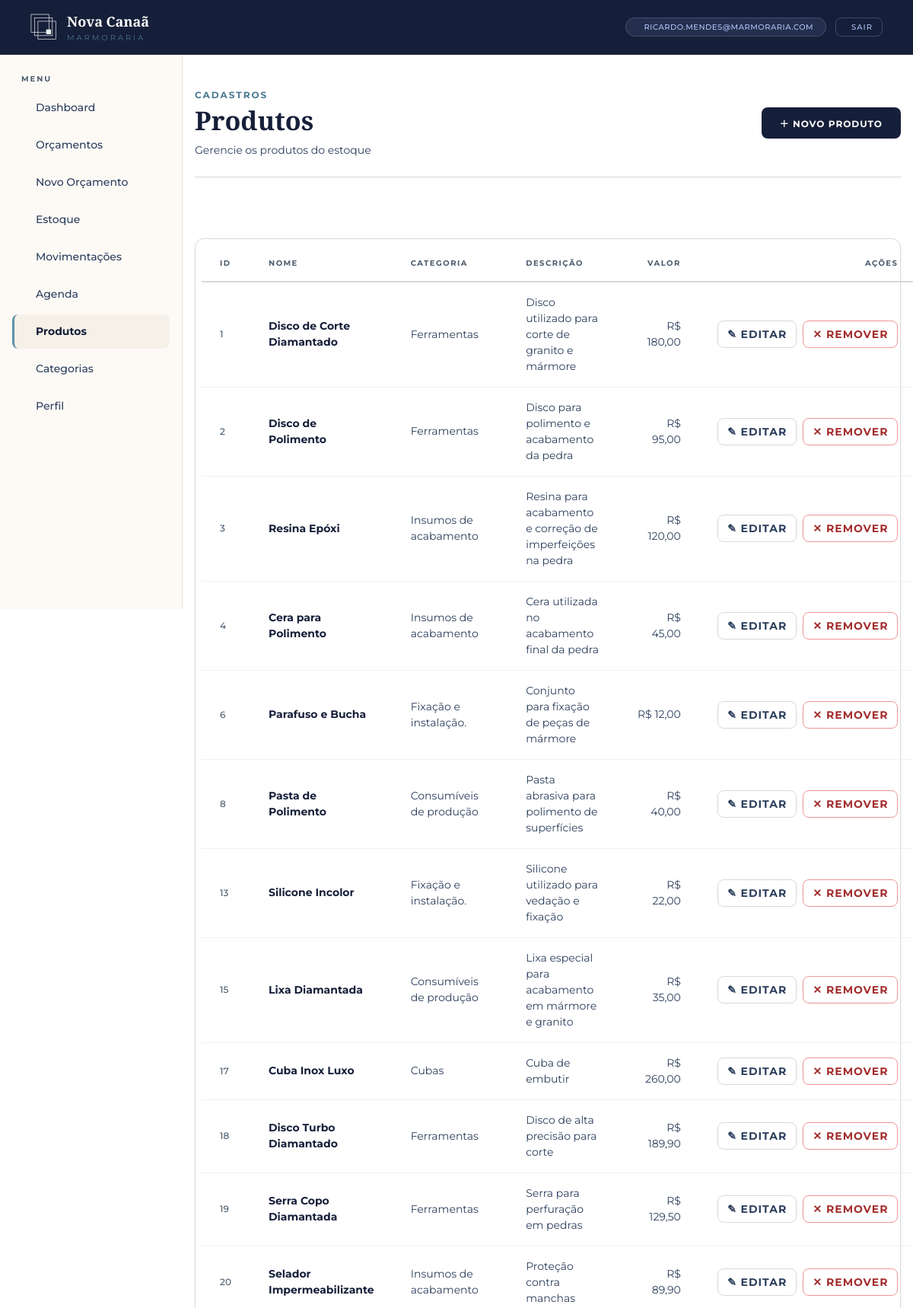
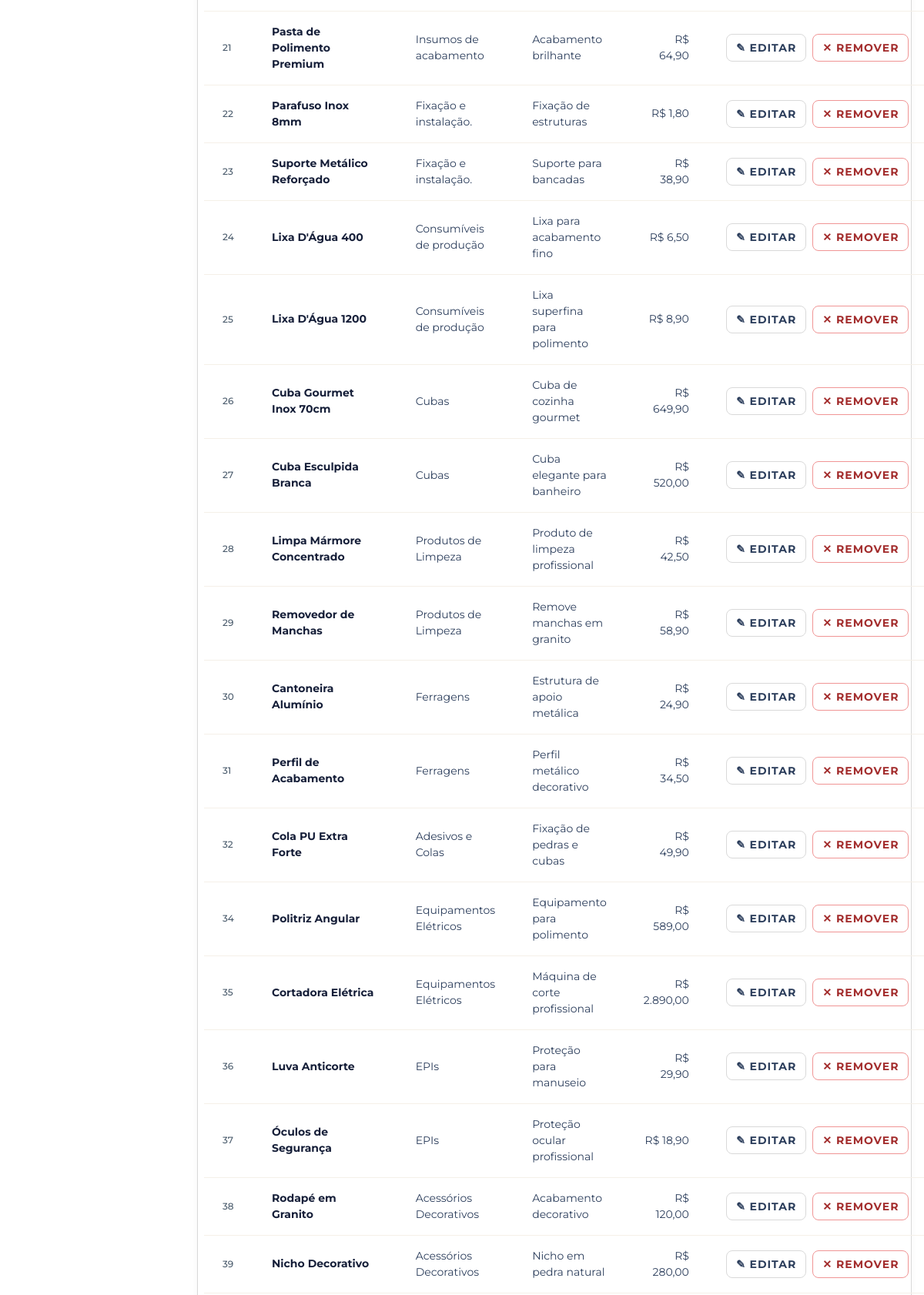
Page /front/view/Produtos.php (signed in, upper part) on the committed database (2 pictures, top to bottom).
### tables this page shows
CREATE TABLE `usuario` (
  `id_usuario` int(11) NOT NULL,
  `email_usuario` varchar(100) DEFAULT NULL,
  `cd_senha` varchar(255) NOT NULL,
  `tp_usuario` enum('Administrador','Vendedor') NOT NULL
);

CREATE TABLE `produto` (
  `id_produto` int(11) NOT NULL,
  `id_categoria` int(11) NOT NULL,
  `nm_produto` varchar(255) NOT NULL,
  `ds_produto` text NOT NULL,
  `vl_produto` decimal(10,2) NOT NULL
);

CREATE TABLE `categoria_produto` (
  `id_categoria` int(11) NOT NULL,
  `nm_categoria` varchar(50) NOT NULL,
  `ds_categoria` text NOT NULL
);

### front/view/includes/usuario.php (called while the page is built, shortened)
<?php
require_once __DIR__ . '/../../../back/config/database.php';
require_once __DIR__ . '/../../../back/models/Usuario.php';
$logado = $_SESSION['usuario'];
$idUsuario = $logado['id_usuario'];
$modelU = new Usuario($pdo);
$usuario = $modelU->getPerfil($idUsuario);

### back/models/Model.php (called while the page is built, shortened)
<?php
abstract class Model implements ICrud
{
    public function __construct(PDO $PDO, $table)
    {
        $this->_PDO = $PDO;
    }
}
?>

### back/models/Usuario.php (called while the page is built, shortened)
<?php
class Usuario extends Pessoa implements IAutenticavel
{
    public function getPerfil($idUsuario): string
    {
    $sql = "SELECT u.email_usuario, u.tp_usuario FROM usuario u WHERE u.id_usuario = :id";
        $stmt = $this->_PDO->prepare($sql);
        $stmt->bindValue(':id', $idUsuario);
        $stmt->execute();
        $dados = $stmt->fetch(PDO::FETCH_ASSOC);
        if ($dados) {
            $this->email = $dados['email_usuario'];
            $this->tp_usuario = $dados['tp_usuario'];
            return "
                <tr>
                    <th>Email:</th>
                    <td>{$this->email}</td>
                </tr>
                <tr>
                    <th>Tipo de Usuario:</th>
                    <td>{$this->tp_usuario}</td>
                </tr>
            ";
        }
        return "<tr><td colspan='2'>Usuário não encontrado</td></tr>";
    }
}

### front/view/includes/Produtos.php (called while the page is built, shortened)
<?php
require_once __DIR__ . '/../../../back/config/database.php';
require_once __DIR__ . '/../../../back/controller/ProdutoController.php';
$controller  = new ProdutoController($pdo);
$produtos   = $controller->listarComCategoria($pdo);

### back/controller/ProdutoController.php (called while the page is built, shortened)
<?php
class ProdutoController
{
    public function listarComCategoria(PDO $pdo): array
    {
        $sql = "SELECT p.id_produto, p.nm_produto, p.ds_produto, p.vl_produto,
                       p.id_categoria, c.nm_categoria
                FROM produto p
                LEFT JOIN categoria_produto c ON p.id_categoria = c.id_categoria
                ORDER BY p.id_produto ASC";
        $stmt = $pdo->prepare($sql);
        $stmt->execute();
        return $stmt->fetchAll(PDO::FETCH_ASSOC);
    }
}

### front/view/Produtos.php (the view, shortened to what this page needs)
<?php
$paginaAtiva = 'produtos';
$cssExtra = '../assets/css/dashboard.css';
include './includes/usuario.php';
include './includes/Produtos.php';
include './includes/layout.php';
?>
<div class="page-header">
    <div>
        <div class="page-eyebrow">Cadastros</div>
        <h1 class="page-title">Produtos</h1>
        <p class="page-desc">Gerencie os produtos do estoque</p>
    </div>
    <button class="btn btn-primary" onclick="abrirModalCriar()">＋ Novo produto</button>
</div>
<div class="card">
    <?php if (empty($produtos)): ?>
        <div class="empty">
            <i class="ti ti-package"></i>
            Nenhum produto cadastrado ainda.
        </div>
    <?php else: ?>
        <table class="table">
            <thead>
                <tr>
                    <th style="width:60px;">ID</th>
                    <th>Nome</th>
                    <th>Categoria</th>
                    <th>Descrição</th>
                    <th style="width:120px;text-align:right;">Valor</th>
                    <th style="width:200px;text-align:right;">Ações</th>
                </tr>
            </thead>
            <tbody>
                <?php foreach ($produtos as $prod): ?>
                    <tr>
                        <td class="col-id"><?= htmlspecialchars($prod['id_produto']) ?></td>
                        <td><strong><?= htmlspecialchars($prod['nm_produto']) ?></strong></td>
                        <td><?= htmlspecialchars($prod['nm_categoria'] ?? 'Sem categoria') ?></td>
                        <td><?= htmlspecialchars($prod['ds_produto']) ?></td>
                        <td style="text-align:right;">R$ <?= number_format((float) $prod['vl_produto'], 2, ',', '.') ?></td>
                        <td>
                            <div class="actions">
                                <button class="btn btn-ghost btn-icon" onclick="abrirModalEditar(
                                            <?= $prod['id_produto'] ?>,
                                            <?= $prod['id_categoria'] ?>,
                                            '<?= htmlspecialchars($prod['nm_produto'], ENT_QUOTES) ?>',
                                            '<?= htmlspecialchars($prod['ds_produto'], ENT_QUOTES) ?>',
                                            '<?= number_format((float) $prod['vl_produto'], 2, '.', '') ?>'
                                        )">
                                    ✎ Editar
                                </button>
                                <form method="POST" style="display:inline;" onsubmit="return confirm('Remover este produto?');">
                                    <button type="submit" class="btn btn-danger btn-icon">✕ Remover</button>
                                </form>
                            </div>
                        </td>
                    </tr>
                <?php endforeach; ?>
            </tbody>
        </table>
    <?php endif; ?>
</div>
</main>
</div>
</body>
</html>

### front/view/includes/layout.php (shortened to what this page needs)
<!DOCTYPE html>
<html lang="pt-br">
<head>
        <link rel="stylesheet" href="../assets/css/base.css">
        <link rel="stylesheet" href="../assets/css/rubia.css">
        <?php if (!empty($cssExtra)): ?>
                <link rel="stylesheet" href="<?= $cssExtra ?>">
        <?php endif; ?>
        <link rel="stylesheet" href="https://cdn.jsdelivr.net/npm/@tabler/icons-webfont@latest/tabler-icons.min.css">
</head>
<body>
        <div class="app">
                <header class="header">
                        <a href="Dashboard.php" class="logo">
                                <div class="title-header">
                                        Nova Canaã
                                        <small>Marmoraria</small>
                                </div>
                        </a>
                        <div class="header-user-group">
                                <a href="Perfil.php" class="user">
                                        <?= $logado['email_usuario'] ?>
                                </a>
                                <a href="?acao=logout" class="btn-logout">
                                        Sair
                                </a>
                        </div>
                </header>
                <aside class="sidebar">
                        <div class="nav-label">Menu</div>
                        <a href="Dashboard.php" class="nav-item <?= $paginaAtiva === 'dashboard' ? 'active' : '' ?>"> Dashboard</a>
                        <a href="Orcamentos.php"
                                class="nav-item <?= $paginaAtiva === 'orcamentos' ? 'active' : '' ?>"> Orçamentos</a>
                        <a href="NovoOrcamento.php"
                                class="nav-item <?= $paginaAtiva === 'novoorcamento' ? 'active' : '' ?>"> Novo Orçamento</a>
                        <a href="Estoque.php" class="nav-item <?= $paginaAtiva === 'estoque' ? 'active' : '' ?>"> Estoque</a>
                        <a href="MovimentacoesEstoque.php"
                                class="nav-item <?= $paginaAtiva === 'movimentacoesestoque' ? 'active' : '' ?>"> Movimentações</a>
                        <a href="Agenda.php" class="nav-item <?= $paginaAtiva === 'agenda' ? 'active' : '' ?>"> Agenda</a>
                        <a href="Produtos.php" class="nav-item <?= $paginaAtiva === 'produtos' ? 'active' : '' ?>"> Produtos</a>
                        <a href="Categorias.php"
                                class="nav-item <?= $paginaAtiva === 'categorias' ? 'active' : '' ?>"> Categorias</a>
                        <a href="Perfil.php" class="nav-item <?= $paginaAtiva === 'perfil' ? 'active' : '' ?>"> Perfil</a>
                </aside>
                <main>

### front/assets/css/rubia.css (style rules this page uses)
.header-user-group { display: flex; align-items: center; gap: var(--space-md); }
.btn-logout { display: inline-flex; align-items: center; gap: var(--space-sm); padding: var(--space-xs) var(--space-md); background: transparent; color: var(--nevoa); border: 1px solid rgba(175, 193, 248, 0.25); border-radius: var(--radius-md); font-family: var(--sans); font-size: var(--text-xs); font-weight: var(--font-medium); letter-spacing: 1px; text-transform: uppercase; text-decoration: none; cursor: pointer; transition: background 0.2s, border-color 0.2s, color 0.2s; }
.header .user { cursor: pointer; text-decoration: none; }

### front/assets/css/dashboard.css (style rules this page uses)
:root { --cp: var(--color-primary); --cts: var(--pedra-claro); --ctl: var(--color-text-light); --bg: var(--color-bg); --bgs: var(--color-bg-soft); --bdr: var(--color-border); --ca: var(--color-accent); --fp: var(--font-primary); --sm: var(--space-sm); --md: var(--space-md); --lg: var(--space-lg); --xl: var(--space-xl); --rmd: var(--radius-md); --rlg: var(--radius-lg); --rpill: var(--radius-pill); --xs: var(--space-xs); }
body { background-color: var(--color-bg-soft) !important; }
main { width: min(1120px, calc(100% - 32px)); margin: 0 auto; padding: 44px 0 64px; display: flex; flex-direction: column; gap: var(--space-2xl); }

### rows in the picture
usuario: email_usuario "RICARDO.MENDES@MARMORARIA.COM"
produto: id_produto "1", nm_produto "Disco de Corte Diamantado", id_categoria.nm_categoria "Ferramentas", ds_produto "Disco utilizado para corte de granito e mármore", vl_produto "180,00"
produto: id_produto "2", nm_produto "Disco de Polimento", id_categoria.nm_categoria "Ferramentas", ds_produto "Disco para polimento e acabamento da pedra", vl_produto "95,00"
produto: id_produto "3", nm_produto "Resina Epóxi", id_categoria.nm_categoria "Insumos de acabamento", ds_produto "Resina para acabamento e correção de imperfeições na pedra", vl_produto "120,00"
produto: id_produto "4", nm_produto "Cera para Polimento", id_categoria.nm_categoria "Insumos de acabamento", ds_produto "Cera utilizada no acabamento final da pedra", vl_produto "45,00"
produto: id_produto "6", nm_produto "Parafuso e Bucha", id_categoria.nm_categoria "Fixação e instalação.", ds_produto "Conjunto para fixação de peças de mármore", vl_produto "12,00"
produto: id_produto "8", nm_produto "Pasta de Polimento", id_categoria.nm_categoria "Consumíveis de produção", ds_produto "Pasta abrasiva para polimento de superfícies", vl_produto "40,00"
produto: id_produto "13", nm_produto "Silicone Incolor", id_categoria.nm_categoria "Fixação e instalação.", ds_produto "Silicone utilizado para vedação e fixação", vl_produto "22,00"
produto: id_produto "15", nm_produto "Lixa Diamantada", id_categoria.nm_categoria "Consumíveis de produção", ds_produto "Lixa especial para acabamento em mármore e granito", vl_produto "35,00"
produto: id_produto "17", nm_produto "Cuba Inox Luxo", id_categoria.nm_categoria "Cubas", ds_produto "Cuba de embutir", vl_produto "260,00"
produto: id_produto "18", nm_produto "Disco Turbo Diamantado", id_categoria.nm_categoria "Ferramentas", ds_produto "Disco de alta precisão para corte", vl_produto "189,90"
produto: id_produto "19", nm_produto "Serra Copo Diamantada", id_categoria.nm_categoria "Ferramentas", ds_produto "Serra para perfuração em pedras", vl_produto "129,50"
produto: id_produto "20", nm_produto "Selador Impermeabilizante", id_categoria.nm_categoria "Insumos de acabamento", ds_produto "Proteção contra manchas", vl_produto "89,90"
produto: id_produto "21", nm_produto "Pasta de Polimento Premium", id_categoria.nm_categoria "Insumos de acabamento", ds_produto "Acabamento brilhante", vl_produto "64,90"
produto: id_produto "22", nm_produto "Parafuso Inox 8mm", id_categoria.nm_categoria "Fixação e instalação.", ds_produto "Fixação de estruturas", vl_produto "1,80"
produto: id_produto "23", nm_produto "Suporte Metálico Reforçado", id_categoria.nm_categoria "Fixação e instalação.", ds_produto "Suporte para bancadas", vl_produto "38,90"
produto: id_produto "24", nm_produto "Lixa D'Água 400", id_categoria.nm_categoria "Consumíveis de produção", ds_produto "Lixa para acabamento fino", vl_produto "6,50"
produto: id_produto "25", nm_produto "Lixa D'Água 1200", id_categoria.nm_categoria "Consumíveis de produção", ds_produto "Lixa superfina para polimento", vl_produto "8,90"
produto: id_produto "26", nm_produto "Cuba Gourmet Inox 70cm", id_categoria.nm_categoria "Cubas", ds_produto "Cuba de cozinha gourmet", vl_produto "649,90"
produto: id_produto "27", nm_produto "Cuba Esculpida Branca", id_categoria.nm_categoria "Cubas", ds_produto "Cuba elegante para banheiro", vl_produto "520,00"
produto: id_produto "28", nm_produto "Limpa Mármore Concentrado", id_categoria.nm_categoria "Produtos de Limpeza", ds_produto "Produto de limpeza profissional", vl_produto "42,50"
produto: id_produto "29", nm_produto "Removedor de Manchas", id_categoria.nm_categoria "Produtos de Limpeza", ds_produto "Remove manchas em granito", vl_produto "58,90"
produto: id_produto "30", nm_produto "Cantoneira Alumínio", id_categoria.nm_categoria "Ferragens", ds_produto "Estrutura de apoio metálica", vl_produto "24,90"
produto: id_produto "31", nm_produto "Perfil de Acabamento", id_categoria.nm_categoria "Ferragens", ds_produto "Perfil metálico decorativo", vl_produto "34,50"
produto: id_produto "32", nm_produto "Cola PU Extra Forte", id_categoria.nm_categoria "Adesivos e Colas", ds_produto "Fixação de pedras e cubas", vl_produto "49,90"
produto: id_produto "34", nm_produto "Politriz Angular", id_categoria.nm_categoria "Equipamentos Elétricos", ds_produto "Equipamento para polimento", vl_produto "589,00"
produto: id_produto "35", nm_produto "Cortadora Elétrica", id_categoria.nm_categoria "Equipamentos Elétricos", ds_produto "Máquina de corte profissional", vl_produto "2.890,00"
produto: id_produto "36", nm_produto "Luva Anticorte", id_categoria.nm_categoria "EPIs", ds_produto "Proteção para manuseio", vl_produto "29,90"
produto: id_produto "37", nm_produto "Óculos de Segurança", id_categoria.nm_categoria "EPIs", ds_produto "Proteção ocular profissional", vl_produto "18,90"
produto: id_produto "38", nm_produto "Rodapé em Granito", id_categoria.nm_categoria "Acessórios Decorativos", ds_produto "Acabamento decorativo", vl_produto "120,00"
produto: id_produto "39", nm_produto "Nicho Decorativo", id_categoria.nm_categoria "Acessórios Decorativos", ds_produto "Nicho em pedra natural", vl_produto "280,00"
